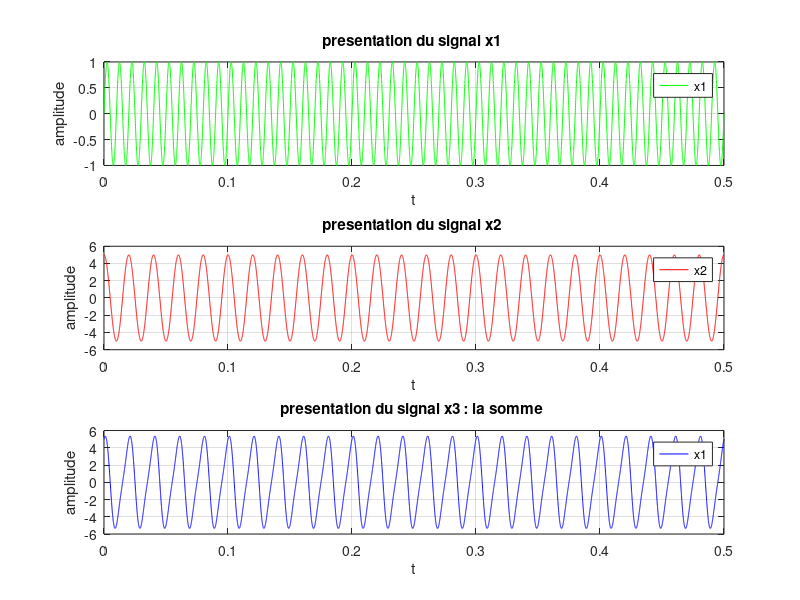
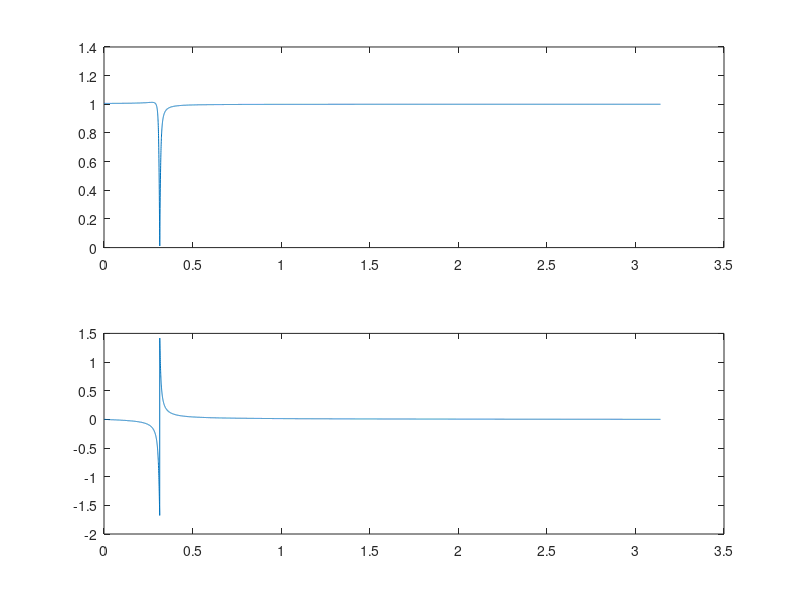
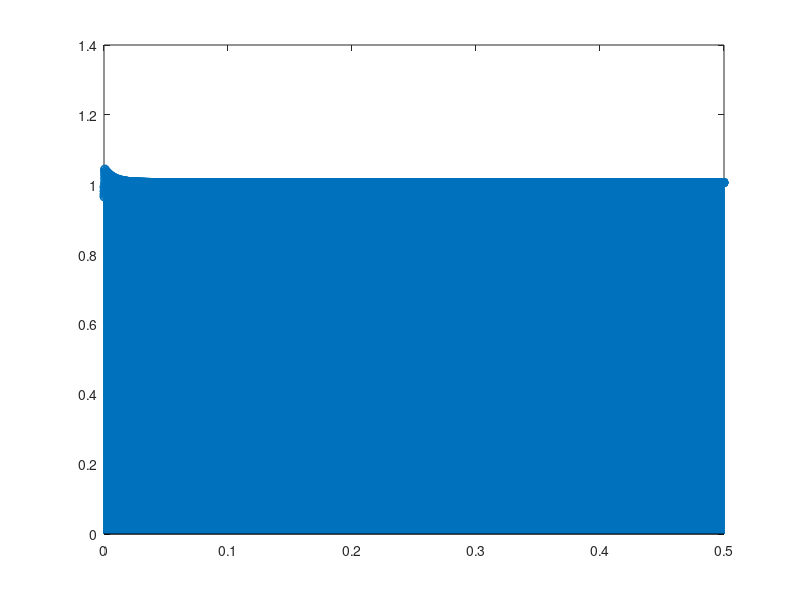
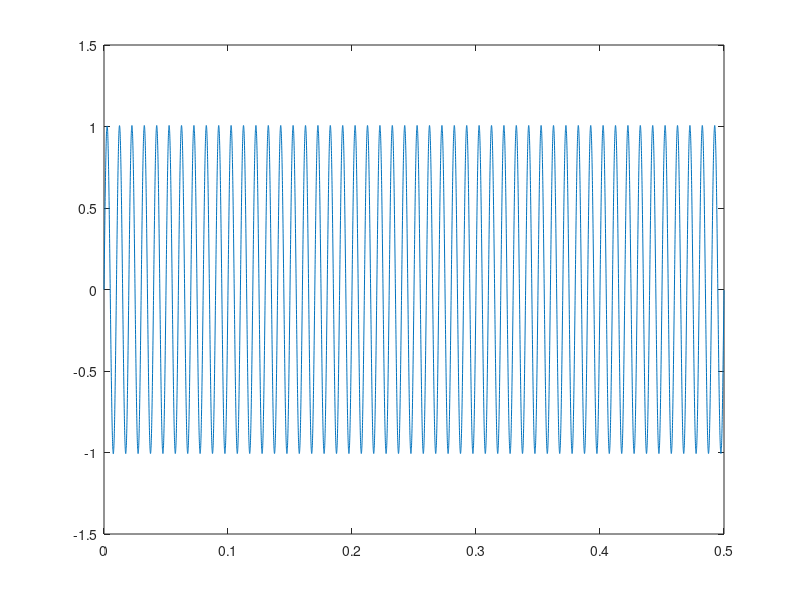

MATLAB code to generate these figures, in order:
clear all;
clc;

fe = 20000;

%%%%%%%%%%%%%%%%%% partie 1

%creation des signaux
Te = 1/fe;
t=(0:Te:0.5);
x1 = 1*sin(2*pi*100*t);
x2 = 5*cos(2*pi*50*t);
x3 = x1+x2;


figure(1);
subplot(3,1,1);
plot(t,x1,'g');

grid on;
legend('x1');
xlabel('t');
ylabel('amplitude');
title('presentation du signal x1 ');

subplot(3,1,2);
plot(t,x2,'r');

grid on;
legend('x2');
xlabel('t');
ylabel('amplitude');
title('presentation du signal x2 ');

subplot(3,1,3);
plot(t,x3,'b');

grid on;
legend('x1');
xlabel('t');
ylabel('amplitude');
title('presentation du signal x3 : la somme ');

%%%%%%%%%%%%%%%%%% partie 2

% filtre RII 
n1 = [0.9938 -1.89 0.9938]; %numerateur
d1 = [1 -1.89 0.987]; %denomirateur

zero = roots(n1);
pole = roots(d1);

figure(2);
zplane(n1,d1);

% reponse frequentielle 
L = length(t);
[h,w] = freqz(n1,d1,L);
m = abs(h); % module 
p = angle (h); % phase

figure(2);
subplot(2,1,1);
plot(w,(m));
subplot(2,1,2);
plot(w,(p));

% reponse indicielle : 
for i=1 : length(t);
    v(i)=1;
end

Repimp = filter (n1, d1, v);
figure(3);
stem(t,Repimp);

% filtrage du signal x1 :
y1 = filter(n1,d1,x1);
figure(4);
plot(t,y1);




%%%%%%%%%%%%%%%%%% partie 3


% filtre rif
n2 = [0.5 1 0.5];
d2 = 1;

zero = roots(n2);
pole = roots(d2);

figure(5);
zplane(n2,d2);

% reponse frequentielle 
L = length(t);
[h,w] = freqz(n2,d2,L);
m2 = abs(h); % module 
p2 = angle (h); % phase

figure(5);
subplot(2,1,1);
plot(w,(m2));
subplot(2,1,2);
plot(w,(p2));

% reponse impulsionnele 

u(1)=1;
for i=2 : length(t);
    u(i)=0;
end

Repimp = filter (n2, d2, u);
figure(6);
stem(t,Repimp);

% filtrage du signal x2 :
y2 = filter(n2,d2,x2);
figure(7);
plot(t,y2);

